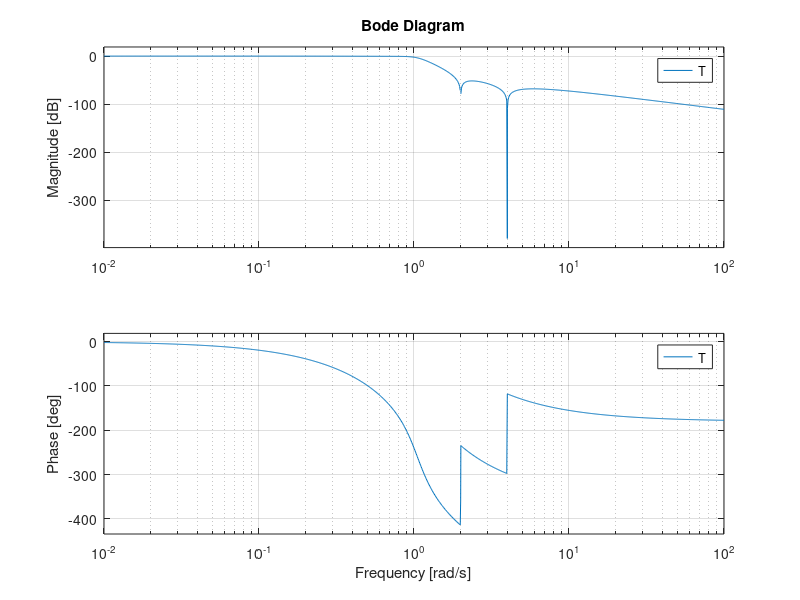
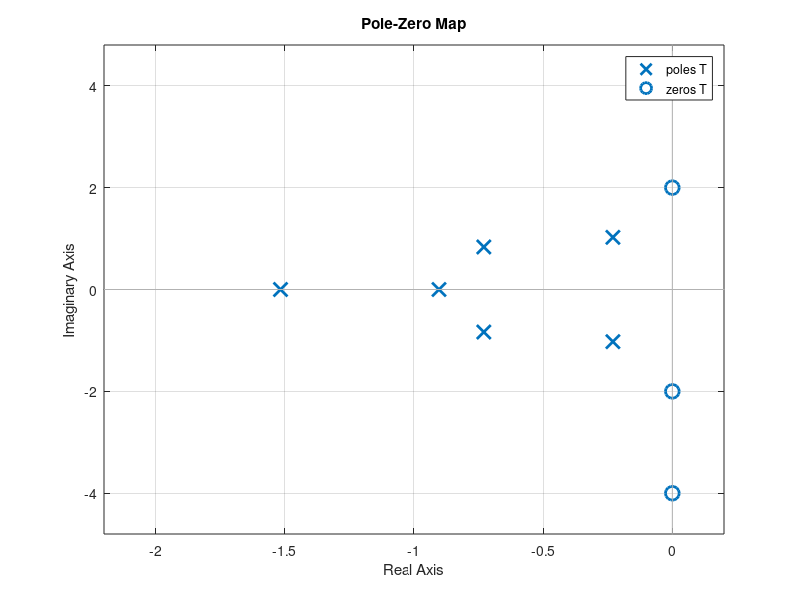

Source code (MATLAB) for these figures, in order:
clc;
clear;
close all;
s=tf('s');
T=((1.85)*(((s^2)/4)+1)*(((s^2)/16)+1))/(((s^2)+(2.42*s)+(1.37))*((s^2)+(1.46*s)+(1.23))*((s^2)+(0.46*s)+(1.1)));
figure(1);bode(T)
figure(2);pzmap(T)
